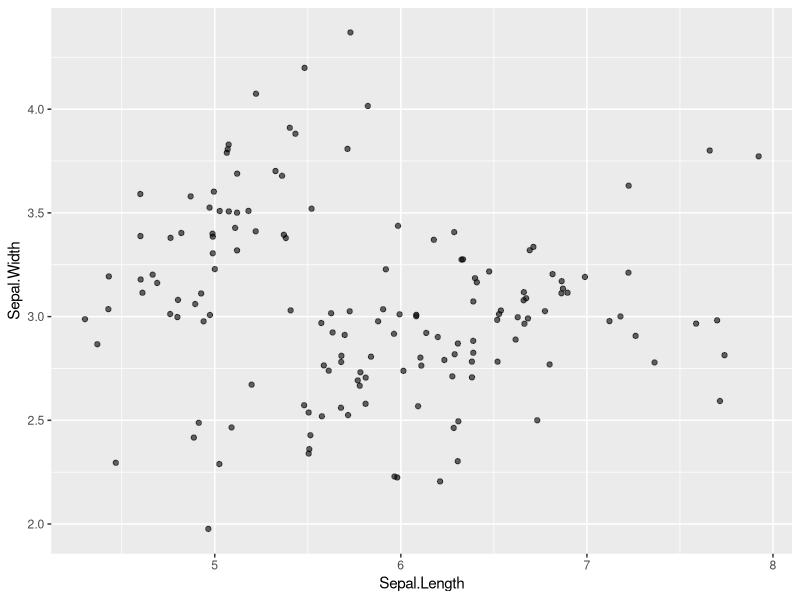
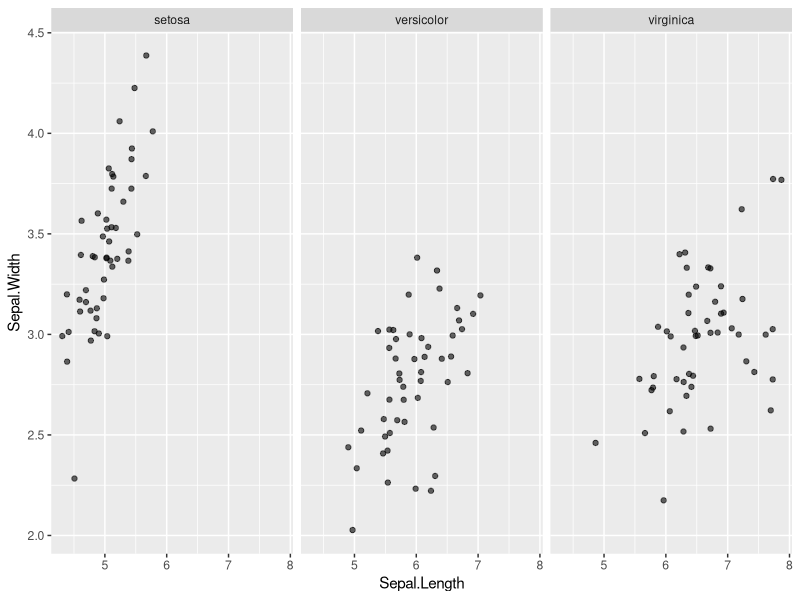
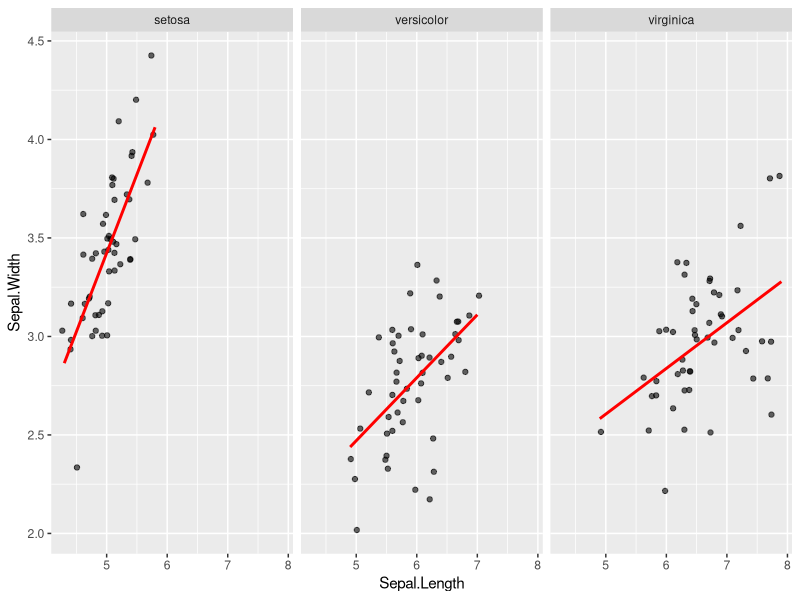
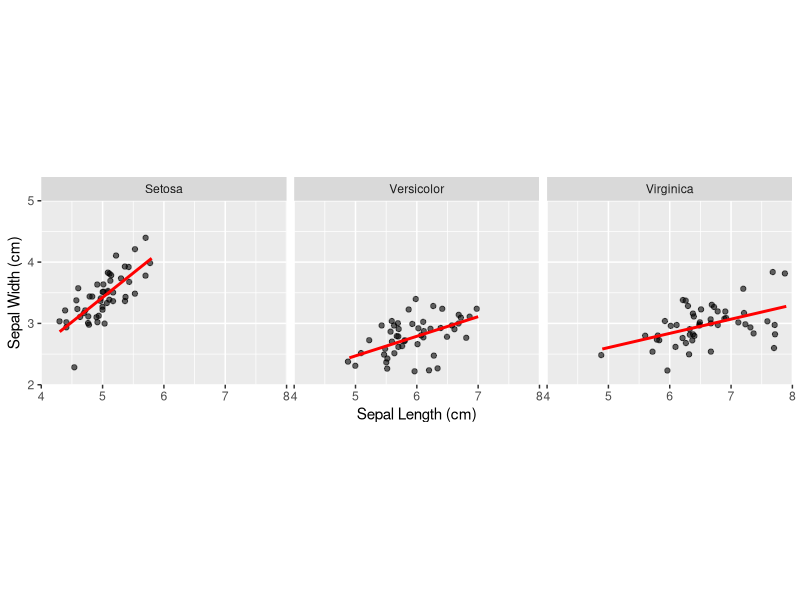
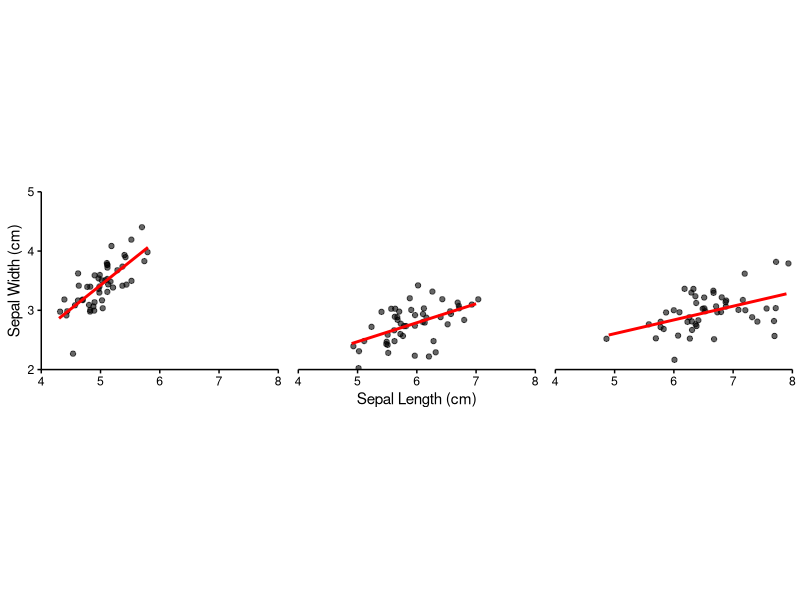

The R script that drew these images, in order:
## ---- chunk 1
head(iris)
## ---- chunk 2
library(ggplot2)
library(dplyr)
iris %>%
ggplot( aes(x = Sepal.Length, y = Sepal.Width) ) +
    geom_jitter(alpha = 0.6)
## ---- chunk 3
iris %>%
ggplot( aes(x = Sepal.Length, y = Sepal.Width) ) +
    geom_jitter(alpha = 0.6) +
    facet_grid(. ~ Species)
## ---- chunk 4
iris %>%
ggplot( aes(x = Sepal.Length, y = Sepal.Width) ) +
    geom_jitter(alpha = 0.6) +
    facet_grid(. ~ Species) +
    stat_smooth(method = "lm", se = F, col = "red" )
## ---- chunk 5
levels(iris$Species) <- c("Setosa", "Versicolor", "Virginica")
iris %>%
ggplot( aes(x = Sepal.Length, y = Sepal.Width) ) +
    geom_jitter(alpha = 0.6) +
    facet_grid(. ~ Species) +
    stat_smooth(method = "lm", se = F, col = "red" ) +
    scale_y_continuous("Sepal Width (cm)",
                       limits = c(2,5),
                       expand = c(0,0)) +
    scale_x_continuous("Sepal Length (cm)",
                       limits = c(4,8),
                       expand = c(0,0)) +
    coord_equal()
## ---- chunk 6
levels(iris$Species) <- c("Setosa", "Versicolor", "Virginica")
library(grid)
iris %>%
ggplot( aes(x = Sepal.Length, y = Sepal.Width) ) +
    geom_jitter(alpha = 0.6) +
    facet_grid(. ~ Species) +
    stat_smooth(method = "lm", se = F, col = "red" ) +
    scale_y_continuous("Sepal Width (cm)",
                       limits = c(2,5),
                       expand = c(0,0)) +
    scale_x_continuous("Sepal Length (cm)",
                       limits = c(4,8),
                       expand = c(0,0)) +
    coord_equal() +
    theme(panel.background = element_blank(),
          plot.background = element_blank(),
          legend.background = element_blank(),
          legend.key = element_blank(),
          strip.background = element_blank(),
          axis.text = element_text(colour="black"),
          axis.ticks = element_line(color = "black"),
          panel.grid.major = element_blank(),
          panel.grid.minor = element_blank(),
          axis.line = element_line(colour = "black"),
          strip.text = element_blank(),
          panel.spacing= unit(1, "lines")
    )
